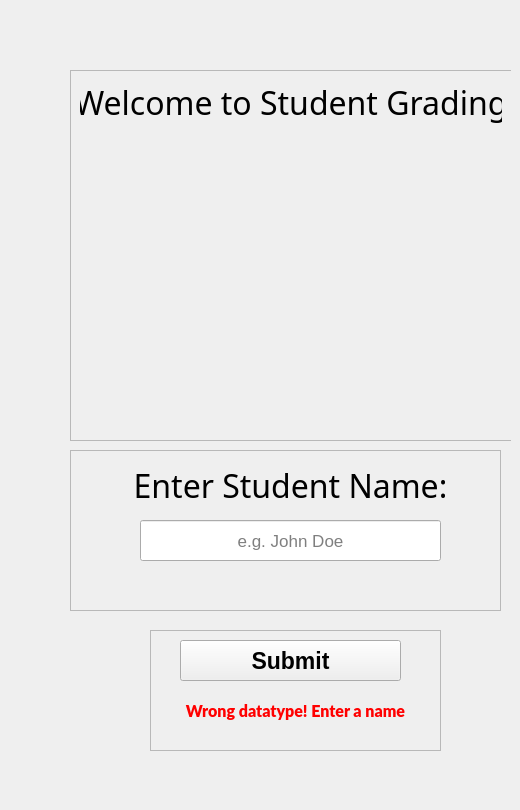
    <widget class="QWidget" name="Home">
     <widget class="QWidget" name="widget_Home_1" native="true">
      <property name="geometry">
       <rect>
        <x>60</x>
        <y>50</y>
        <width>451</width>
        <height>751</height>
       </rect>
      </property>
      <widget class="QFrame" name="frame_Home_1">
       <property name="geometry">
        <rect>
         <x>10</x>
         <y>20</y>
         <width>442</width>
         <height>371</height>
        </rect>
       </property>
       <property name="frameShape">
        <enum>QFrame::StyledPanel</enum>
       </property>
       <property name="frameShadow">
        <enum>QFrame::Raised</enum>
       </property>
       <layout class="QGridLayout" name="gridLayout_10">
        <item row="0" column="0">
         <widget class="QLabel" name="label_Home_welcome_1">
          <property name="enabled">
           <bool>true</bool>
          </property>
          <property name="font">
           <font>
            <family>Rockwell</family>
            <pointsize>24</pointsize>
            <weight>50</weight>
            <bold>false</bold>
           </font>
          </property>
          <property name="text">
           <string>Welcome to Student Grading</string>
          </property>
          <property name="textFormat">
           <enum>Qt::AutoText</enum>
          </property>
          <property name="alignment">
           <set>Qt::AlignHCenter|Qt::AlignTop</set>
          </property>
         </widget>
        </item>
        <item row="1" column="0">
         <widget class="QLabel" name="label_Home_grade_pic_1">
          <property name="text">
           <string/>
          </property>
          <property name="pixmap">
           <pixmap>clipboard-clipart-10.jpg</pixmap>
          </property>
          <property name="scaledContents">
           <bool>true</bool>
          </property>
         </widget>
        </item>
       </layout>
      </widget>
      <widget class="QFrame" name="frame_Home_2">
       <property name="geometry">
        <rect>
         <x>10</x>
         <y>400</y>
         <width>431</width>
         <height>161</height>
        </rect>
       </property>
       <property name="frameShape">
        <enum>QFrame::StyledPanel</enum>
       </property>
       <property name="frameShadow">
        <enum>QFrame::Raised</enum>
       </property>
       <widget class="QLabel" name="label_Home_ent_stud_name_1">
        <property name="geometry">
         <rect>
          <x>40</x>
          <y>10</y>
          <width>361</width>
          <height>51</height>
         </rect>
        </property>
        <property name="font">
         <font>
          <family>Oswald Light</family>
          <pointsize>24</pointsize>
         </font>
        </property>
        <property name="text">
         <string>Enter Student Name:</string>
        </property>
        <property name="alignment">
         <set>Qt::AlignCenter</set>
        </property>
       </widget>
       <widget class="QLineEdit" name="lineEdit_Home_stud_name_input_1">
        <property name="enabled">
         <bool>true</bool>
        </property>
        <property name="geometry">
         <rect>
          <x>70</x>
          <y>70</y>
          <width>301</width>
          <height>41</height>
         </rect>
        </property>
        <property name="font">
         <font>
          <pointsize>13</pointsize>
         </font>
        </property>
        <property name="autoFillBackground">
         <bool>false</bool>
        </property>
        <property name="text">
         <string/>
        </property>
        <property name="frame">
         <bool>true</bool>
        </property>
        <property name="alignment">
         <set>Qt::AlignCenter</set>
        </property>
        <property name="readOnly">
         <bool>false</bool>
        </property>
        <property name="placeholderText">
         <string>e.g. John Doe</string>
        </property>
        <property name="cursorMoveStyle">
         <enum>Qt::LogicalMoveStyle</enum>
        </property>
       </widget>
      </widget>
      <widget class="QFrame" name="frame_Home_3">
       <property name="geometry">
        <rect>
         <x>90</x>
         <y>580</y>
         <width>291</width>
         <height>121</height>
        </rect>
       </property>
       <property name="frameShape">
        <enum>QFrame::StyledPanel</enum>
       </property>
       <property name="frameShadow">
        <enum>QFrame::Raised</enum>
       </property>
       <widget class="QPushButton" name="pushButton_Home_submit_1">
        <property name="geometry">
         <rect>
          <x>30</x>
          <y>10</y>
          <width>221</width>
          <height>41</height>
         </rect>
        </property>
        <property name="font">
         <font>
          <pointsize>17</pointsize>
          <weight>75</weight>
          <italic>false</italic>
          <bold>true</bold>
          <underline>false</underline>
          <strikeout>false</strikeout>
          <kerning>true</kerning>
         </font>
        </property>
        <property name="text">
         <string>Submit</string>
        </property>
       </widget>
       <widget class="QLabel" name="label_Home_error_message_1">
        <property name="enabled">
         <bool>true</bool>
        </property>
        <property name="geometry">
         <rect>
          <x>10</x>
          <y>70</y>
          <width>271</width>
          <height>21</height>
         </rect>
        </property>
        <property name="font">
         <font>
          <family>Lato Black</family>
          <pointsize>12</pointsize>
          <weight>75</weight>
          <italic>false</italic>
          <bold>true</bold>
         </font>
        </property>
        <property name="autoFillBackground">
         <bool>false</bool>
        </property>
        <property name="styleSheet">
         <string notr="true">color: red;</string>
        </property>
        <property name="text">
         <string>Wrong datatype! Enter a name</string>
        </property>
        <property name="alignment">
         <set>Qt::AlignCenter</set>
        </property>
       </widget>
      </widget>
     </widget>
    </widget>
